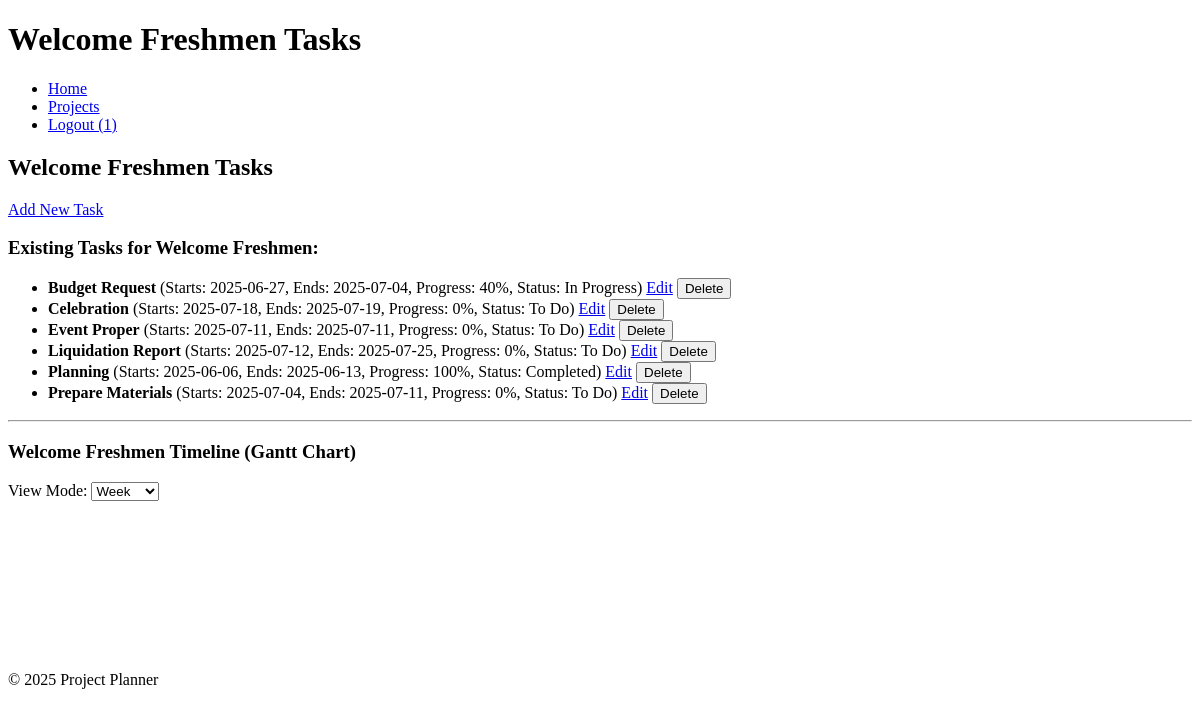
The page /projects/1 (signed in) on the database its author committed.
### app/models.py (models this page shows, shortened)
class Project(db.Model):
    id = db.Column(db.Integer, primary_key=True)
    name = db.Column(db.String(120), nullable=False)
    description = db.Column(db.Text, nullable=True) # Optional: for project details
    user_id = db.Column(db.Integer, db.ForeignKey('user.id'), nullable=False) # <--- Project belongs to a User
    tasks = db.relationship('Task', backref='project', lazy=True, cascade="all, delete-orphan") # <--- NEW

class User(db.Model, UserMixin):
    id = db.Column(db.Integer, primary_key=True)
    username = db.Column(db.String(80), unique=True, nullable=False)
    password_hash = db.Column(db.String(128), nullable=False)
    projects = db.relationship('Project', backref='user', lazy=True, cascade="all, delete-orphan") # <--- NEW

class Task(db.Model):
    id = db.Column(db.Integer, primary_key=True)
    name = db.Column(db.String(120), nullable=False)
    start_date = db.Column(db.Date, nullable=True)
    end_date = db.Column(db.Date, nullable=True)
    progress = db.Column(db.Integer, default=0, nullable=False)
    dependencies = db.Column(db.String(255), nullable=True)
    project_id = db.Column(db.Integer, db.ForeignKey('project.id'), nullable=False)
    status = db.Column(db.String(50), default='To Do', nullable=False) # <--- NEW: Status field

### app/routes.py (the view)
@bp.route('/projects/<int:project_id>')
@login_required
def view_project(project_id):
    project = Project.query.filter_by(id=project_id, user=current_user).first_or_404()
    project_tasks = Task.query.filter_by(project=project).order_by(Task.name).all()
    gantt_tasks_data = []
    for task in project_tasks:
        start_date_formatted = task.start_date.strftime('%Y-%m-%d') if task.start_date else ''
        end_date_formatted = task.end_date.strftime('%Y-%m-%d') if task.end_date else ''
        if start_date_formatted and end_date_formatted:
            custom_class = 'bar-blue' # Default
            if task.status == 'Completed':
                custom_class = 'bar-green'
            elif task.status == 'In Progress':
                custom_class = 'bar-yellow'
            elif task.status == 'Blocked':
                custom_class = 'bar-red'
            gantt_task_item = {
                'id': str(task.id),
                'name': task.name,
                'start': start_date_formatted,
                'end': end_date_formatted,
                'progress': task.progress,
                'custom_class': custom_class,
            }
            if task.dependencies:
                gantt_task_item['dependencies'] = task.dependencies
            gantt_tasks_data.append(gantt_task_item)
    try:
        gantt_tasks_json = json.dumps(gantt_tasks_data)
    except TypeError as e:
        print(f"Error serializing Gantt data to JSON: {e}")
        gantt_tasks_json = "[]"
    return render_template('tasks.html',
                           project=project,
                           tasks=project_tasks, # These are the tasks for the current project
                           gantt_tasks_json=gantt_tasks_json)

### app/templates/tasks.html (shortened to what this page needs)
<!DOCTYPE html>
<html lang="en">
    <head>
        <link rel="stylesheet" href="{{ url_for('static', filename='frappe-gantt.css') }}">
        <link rel="stylesheet" href="{{ url_for('static', filename='style.css') }}">
    </head>
    <body>
        <header>
            <h1>{{ project.name }} Tasks</h1>
            <nav>
                <ul>
                    <li><a href="/">Home</a></li>
                    <li><a href="/projects">Projects</a></li>
                    {% if current_user.is_authenticated %}
                        <li><a href="/logout">Logout ({{ current_user.username }})</a></li>
                    {% else %}
                        <li><a href="/register">Register</a></li>
                        <li><a href="/login">Login</a></li>
                    {% endif %}
                </ul>
            </nav>
        </header>
        <main>
            <h2>{{ project.name }} Tasks</h2>
            <p><a href="{{ url_for('main.add_task_to_project', project_id=project.id) }}" class="button">Add New Task</a></p>
            <h3>Existing Tasks for {{ project.name }}:</h3>
            <ul id="task-list">
                {% if tasks %}
                {% for task in tasks %}
                    <li>
                        <strong>{{ task.name }}</strong>
                        (Starts: {{ task.start_date.strftime('%Y-%m-%d') if task.start_date else 'N/A' }},
                        Ends: {{ task.end_date.strftime('%Y-%m-%d') if task.end_date else 'N/A' }},
                        Progress: {{ task.progress }}%,
                        Status: {{ task.status }})
                        <a href="{{ url_for('main.edit_task', task_id=task.id) }}">Edit</a>
                        <form class="delete-task-form" data-task-id="{{ task.id }}" action="{{ url_for('main.delete_task', task_id=task.id) }}" method="POST" style="display:inline;">
                            <button type="submit">Delete</button>
                        </form>
                    </li>
                {% endfor %}
                {% else %}
                <p>No tasks yet for this project. Add one above!</p>
                {% endif %}
            </ul>
            <hr>
            <h3>{{ project.name }} Timeline (Gantt Chart)</h3>
            <div class="gantt-controls">
                <label for="gantt-view-mode">View Mode:</label>
                <select id="gantt-view-mode">
                    <option value="Week" selected>Week</option>
                </select>
            </div>
            <div id="gantt-chart-container" class="gantt-container">
                <svg id="gantt"></svg>
            </div>
        </main>
        <footer>
            <p>&copy; 2025 Project Planner</p>
        </footer>
    </body>
</html>

### app/static/frappe-gantt.css (style rules this page uses)
.gantt-container { position: relative; overflow: auto; font-size: 12px; }

### rows shown on the page
Project: name "Welcome Freshmen"
User: username "1"
Task: name "Budget Request", start_date "2025-06-27", end_date "2025-07-04", progress "40", status "In Progress"
Task: name "Celebration", start_date "2025-07-18", end_date "2025-07-19", progress "0", status "To Do"
Task: name "Event Proper", start_date "2025-07-11", end_date "2025-07-11", progress "0", status "To Do"
Task: name "Liquidation Report", start_date "2025-07-12", end_date "2025-07-25", progress "0", status "To Do"
Task: name "Planning", start_date "2025-06-06", end_date "2025-06-13", progress "100", status "Completed"
Task: name "Prepare Materials", start_date "2025-07-04", end_date "2025-07-11", progress "0", status "To Do"
